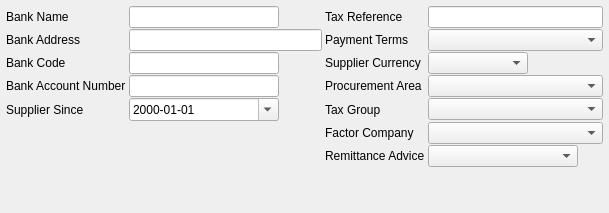
     <widget class="QWidget" name="tabAccounting">
      <attribute name="title">
       <string>Accounting</string>
      </attribute>
      <layout class="QGridLayout" name="gridLayout_5">
       <property name="leftMargin">
        <number>6</number>
       </property>
       <property name="topMargin">
        <number>6</number>
       </property>
       <property name="rightMargin">
        <number>6</number>
       </property>
       <property name="bottomMargin">
        <number>6</number>
       </property>
       <property name="horizontalSpacing">
        <number>3</number>
       </property>
       <property name="verticalSpacing">
        <number>1</number>
       </property>
       <item row="2" column="0">
        <widget class="QLabel" name="lblBankCode">
         <property name="text">
          <string>Bank Code</string>
         </property>
        </widget>
       </item>
       <item row="1" column="4">
        <widget class="QComboBox" name="cbPaymentTerm">
         <property name="minimumSize">
          <size>
           <width>150</width>
           <height>0</height>
          </size>
         </property>
         <property name="maximumSize">
          <size>
           <width>16777215</width>
           <height>16777215</height>
          </size>
         </property>
        </widget>
       </item>
       <item row="3" column="3">
        <widget class="QLabel" name="label_29">
         <property name="text">
          <string>Procurement Area</string>
         </property>
        </widget>
       </item>
       <item row="0" column="1">
        <widget class="QLineEdit" name="leBankName">
         <property name="minimumSize">
          <size>
           <width>150</width>
           <height>0</height>
          </size>
         </property>
         <property name="maximumSize">
          <size>
           <width>16777215</width>
           <height>16777215</height>
          </size>
         </property>
        </widget>
       </item>
       <item row="0" column="4">
        <widget class="QLineEdit" name="leTaxReference">
         <property name="sizePolicy">
          <sizepolicy hsizetype="Expanding" vsizetype="Fixed">
           <horstretch>1</horstretch>
           <verstretch>0</verstretch>
          </sizepolicy>
         </property>
         <property name="minimumSize">
          <size>
           <width>150</width>
           <height>0</height>
          </size>
         </property>
         <property name="maximumSize">
          <size>
           <width>16777215</width>
           <height>16777215</height>
          </size>
         </property>
        </widget>
       </item>
       <item row="1" column="3">
        <widget class="QLabel" name="label_13">
         <property name="text">
          <string>Payment Terms</string>
         </property>
        </widget>
       </item>
       <item row="1" column="0">
        <widget class="QLabel" name="lblBankAddress">
         <property name="text">
          <string>Bank Address</string>
         </property>
        </widget>
       </item>
       <item row="0" column="3">
        <widget class="QLabel" name="label_15">
         <property name="text">
          <string>Tax Reference</string>
         </property>
        </widget>
       </item>
       <item row="0" column="0">
        <widget class="QLabel" name="lblBankName">
         <property name="text">
          <string>Bank Name</string>
         </property>
        </widget>
       </item>
       <item row="2" column="3">
        <widget class="QLabel" name="label_16">
         <property name="text">
          <string>Supplier Currency</string>
         </property>
        </widget>
       </item>
       <item row="6" column="4">
        <widget class="QComboBox" name="cbRemittanceAdvice">
         <property name="minimumSize">
          <size>
           <width>150</width>
           <height>0</height>
          </size>
         </property>
         <property name="maximumSize">
          <size>
           <width>150</width>
           <height>16777215</height>
          </size>
         </property>
        </widget>
       </item>
       <item row="5" column="4">
        <widget class="QComboBox" name="cbFactorCompany">
         <property name="minimumSize">
          <size>
           <width>150</width>
           <height>0</height>
          </size>
         </property>
         <property name="maximumSize">
          <size>
           <width>16777215</width>
           <height>16777215</height>
          </size>
         </property>
        </widget>
       </item>
       <item row="5" column="3">
        <widget class="QLabel" name="label_14">
         <property name="text">
          <string>Factor Company</string>
         </property>
        </widget>
       </item>
       <item row="4" column="4">
        <widget class="QComboBox" name="cbTaxGroup">
         <property name="minimumSize">
          <size>
           <width>175</width>
           <height>0</height>
          </size>
         </property>
         <property name="maximumSize">
          <size>
           <width>175</width>
           <height>16777215</height>
          </size>
         </property>
        </widget>
       </item>
       <item row="4" column="3">
        <widget class="QLabel" name="label_18">
         <property name="text">
          <string>Tax Group</string>
         </property>
        </widget>
       </item>
       <item row="4" column="1">
        <widget class="QDateEdit" name="deSupplierSince">
         <property name="minimumSize">
          <size>
           <width>150</width>
           <height>0</height>
          </size>
         </property>
         <property name="maximumSize">
          <size>
           <width>150</width>
           <height>16777215</height>
          </size>
         </property>
         <property name="displayFormat">
          <string>yyyy-MM-dd</string>
         </property>
         <property name="calendarPopup">
          <bool>true</bool>
         </property>
        </widget>
       </item>
       <item row="4" column="0">
        <widget class="QLabel" name="label_9">
         <property name="text">
          <string>Supplier Since</string>
         </property>
        </widget>
       </item>
       <item row="3" column="4">
        <widget class="QComboBox" name="cbProcurementArea">
         <property name="minimumSize">
          <size>
           <width>150</width>
           <height>0</height>
          </size>
         </property>
         <property name="maximumSize">
          <size>
           <width>16777215</width>
           <height>16777215</height>
          </size>
         </property>
        </widget>
       </item>
       <item row="2" column="4">
        <widget class="QComboBox" name="cbSupplierCurrency">
         <property name="minimumSize">
          <size>
           <width>100</width>
           <height>0</height>
          </size>
         </property>
         <property name="maximumSize">
          <size>
           <width>100</width>
           <height>16777215</height>
          </size>
         </property>
        </widget>
       </item>
       <item row="3" column="0">
        <widget class="QLabel" name="lblBankAccountNumber">
         <property name="text">
          <string>Bank Account Number</string>
         </property>
        </widget>
       </item>
       <item row="7" column="1">
        <spacer name="verticalSpacer_3">
         <property name="orientation">
          <enum>Qt::Vertical</enum>
         </property>
         <property name="sizeHint" stdset="0">
          <size>
           <width>20</width>
           <height>40</height>
          </size>
         </property>
        </spacer>
       </item>
       <item row="2" column="1">
        <widget class="QLineEdit" name="leBankCode">
         <property name="minimumSize">
          <size>
           <width>150</width>
           <height>0</height>
          </size>
         </property>
         <property name="maximumSize">
          <size>
           <width>16777215</width>
           <height>16777215</height>
          </size>
         </property>
        </widget>
       </item>
       <item row="3" column="1">
        <widget class="QLineEdit" name="leBankAccountNumber">
         <property name="minimumSize">
          <size>
           <width>150</width>
           <height>0</height>
          </size>
         </property>
         <property name="maximumSize">
          <size>
           <width>16777215</width>
           <height>16777215</height>
          </size>
         </property>
        </widget>
       </item>
       <item row="0" column="2">
        <spacer name="horizontalSpacer_6">
         <property name="orientation">
          <enum>Qt::Horizontal</enum>
         </property>
         <property name="sizeType">
          <enum>QSizePolicy::Fixed</enum>
         </property>
         <property name="sizeHint" stdset="0">
          <size>
           <width>40</width>
           <height>20</height>
          </size>
         </property>
        </spacer>
       </item>
       <item row="1" column="1" colspan="2">
        <widget class="QLineEdit" name="leBankAddress">
         <property name="sizePolicy">
          <sizepolicy hsizetype="Expanding" vsizetype="Fixed">
           <horstretch>1</horstretch>
           <verstretch>0</verstretch>
          </sizepolicy>
         </property>
         <property name="minimumSize">
          <size>
           <width>150</width>
           <height>0</height>
          </size>
         </property>
         <property name="maximumSize">
          <size>
           <width>16777215</width>
           <height>16777215</height>
          </size>
         </property>
        </widget>
       </item>
       <item row="6" column="3">
        <widget class="QLabel" name="label_17">
         <property name="text">
          <string>Remittance Advice</string>
         </property>
        </widget>
       </item>
      </layout>
     </widget>
